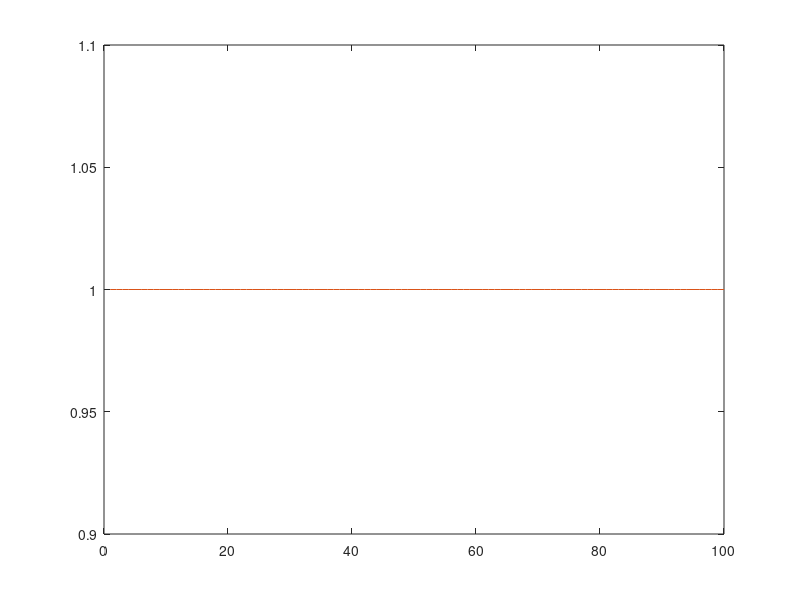

The MATLAB source for this figure:
w = linspace(0,1,100);
c = linspace(0,1,100);
x1 = w + c <= 45;
x2 = 3*w + 2*c <=100;
x3 = 2*w + 4*c <=120;

figure
plot(x1,x2,x3)